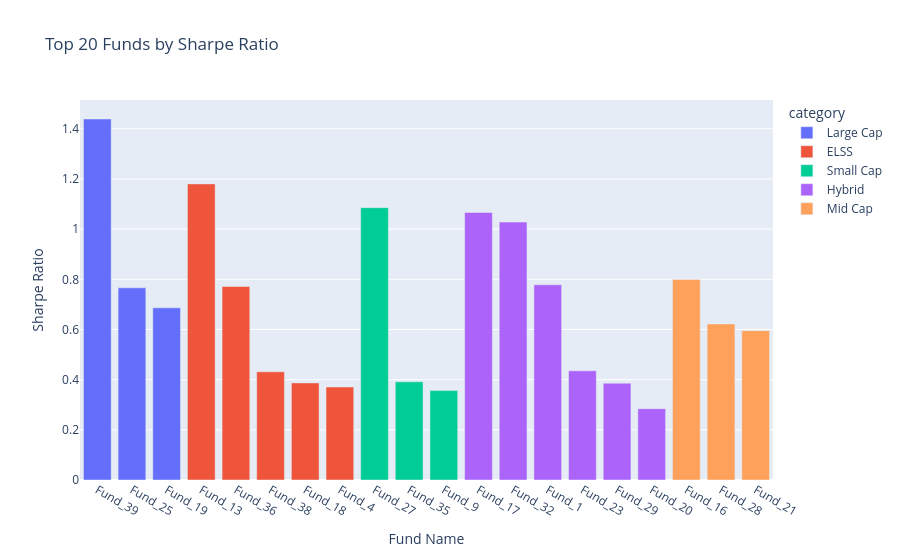

The code cell stored with this chart in its notebook:
### Markdown cell above
## 4. Sharpe Ratio

### Code cell
def sharpe_ratio(returns_series):
    excess = returns_series - (RISK_FREE_RATE / TRADING_DAYS)
    if excess.std() == 0:
        return 0
    return (excess.mean() / excess.std()) * np.sqrt(TRADING_DAYS)

sharpe_series = df_nav.groupby('scheme_name')['daily_return'].apply(sharpe_ratio)
sharpe_df = sharpe_series.reset_index()
sharpe_df.columns = ['scheme_name', 'sharpe_ratio']
sharpe_df['category'] = sharpe_df['scheme_name'].map(fund_categories)
sharpe_df['sharpe_rank'] = sharpe_df['sharpe_ratio'].rank(ascending=False).astype(int)
sharpe_df = sharpe_df.sort_values('sharpe_ratio', ascending=False)

print("Top 10 Sharpe Ratios:")
print(sharpe_df[['scheme_name', 'sharpe_ratio', 'category', 'sharpe_rank']].head(10))

fig = px.bar(sharpe_df.head(20), x='scheme_name', y='sharpe_ratio', color='category',
             title='Top 20 Funds by Sharpe Ratio',
             labels={'sharpe_ratio': 'Sharpe Ratio', 'scheme_name': 'Fund Name'})
fig.show()
fig.write_html('reports/eda_plots/sharpe_ratio_top20.html')
sharpe_df.to_csv('data/processed/sharpe_ratios.csv', index=False)
print("Sharpe ratios saved.")

### Figure 1 — Plotly figure (JSON) as saved in the notebook; plotly's stock layout.template omitted (floating-point values rounded to 4 significant figures)
{"data": [{"alignmentgroup": "True", "hovertemplate": "category=Large Cap<br>Fund Name=%{x}<br>Sharpe Ratio=%{y}<extra></extra>", "legendgroup": "Large Cap", "marker": {"color": "#636efa", "pattern": {"shape": ""}}, "name": "Large Cap", "offsetgroup": "Large Cap", "orientation": "v", "showlegend": true, "textposition": "auto", "type": "bar", "x": ["Fund_39", "Fund_25", "Fund_19"], "xaxis": "x", "y": [1.439, 0.7662, 0.6863], "yaxis": "y"}, {"alignmentgroup": "True", "hovertemplate": "category=ELSS<br>Fund Name=%{x}<br>Sharpe Ratio=%{y}<extra></extra>", "legendgroup": "ELSS", "marker": {"color": "#EF553B", "pattern": {"shape": ""}}, "name": "ELSS", "offsetgroup": "ELSS", "orientation": "v", "showlegend": true, "textposition": "auto", "type": "bar", "x": ["Fund_13", "Fund_36", "Fund_38", "Fund_18", "Fund_4"], "xaxis": "x", "y": [1.18, 0.7713, 0.4313, 0.3871, 0.3708], "yaxis": "y"}, {"alignmentgroup": "True", "hovertemplate": "category=Small Cap<br>Fund Name=%{x}<br>Sharpe Ratio=%{y}<extra></extra>", "legendgroup": "Small Cap", "marker": {"color": "#00cc96", "pattern": {"shape": ""}}, "name": "Small Cap", "offsetgroup": "Small Cap", "orientation": "v", "showlegend": true, "textposition": "auto", "type": "bar", "x": ["Fund_27", "Fund_35", "Fund_9"], "xaxis": "x", "y": [1.086, 0.3913, 0.3564], "yaxis": "y"}, {"alignmentgroup": "True", "hovertemplate": "category=Hybrid<br>Fund Name=%{x}<br>Sharpe Ratio=%{y}<extra></extra>", "legendgroup": "Hybrid", "marker": {"color": "#ab63fa", "pattern": {"shape": ""}}, "name": "Hybrid", "offsetgroup": "Hybrid", "orientation": "v", "showlegend": true, "textposition": "auto", "type": "bar", "x": ["Fund_17", "Fund_32", "Fund_1", "Fund_23", "Fund_29", "Fund_20"], "xaxis": "x", "y": [1.066, 1.028, 0.7782, 0.4352, 0.3859, 0.2843], "yaxis": "y"}, {"alignmentgroup": "True", "hovertemplate": "category=Mid Cap<br>Fund Name=%{x}<br>Sharpe Ratio=%{y}<extra></extra>", "legendgroup": "Mid Cap", "marker": {"color": "#FFA15A", "pattern": {"shape": ""}}, "name": "Mid Cap", "offsetgroup": "Mid Cap", "orientation": "v", "showlegend": true, "textposition": "auto", "type": "bar", "x": ["Fund_16", "Fund_28", "Fund_21"], "xaxis": "x", "y": [0.7988, 0.6222, 0.5953], "yaxis": "y"}], "layout": {"barmode": "relative", "legend": {"title": {"text": "category"}, "tracegroupgap": 0}, "title": {"text": "Top 20 Funds by Sharpe Ratio"}, "xaxis": {"anchor": "y", "domain": [0, 1], "title": {"text": "Fund Name"}}, "yaxis": {"anchor": "x", "domain": [0, 1], "title": {"text": "Sharpe Ratio"}}}}
